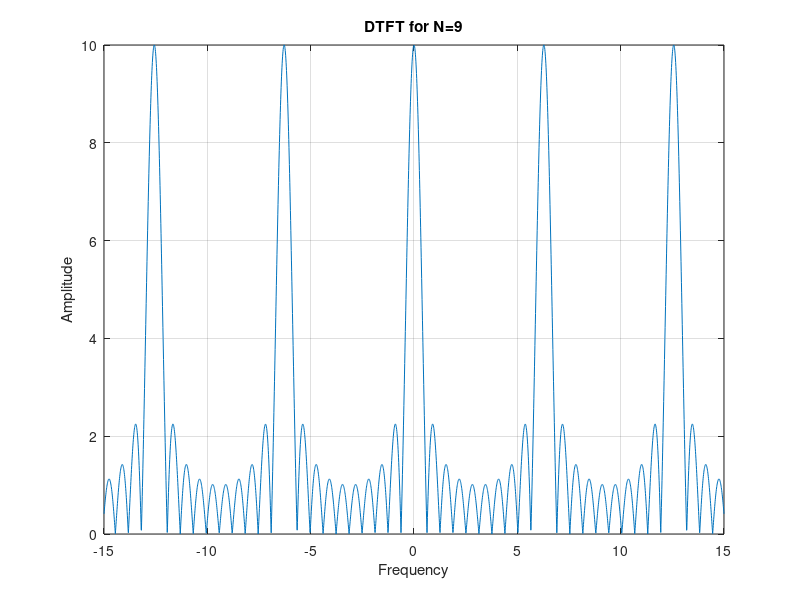
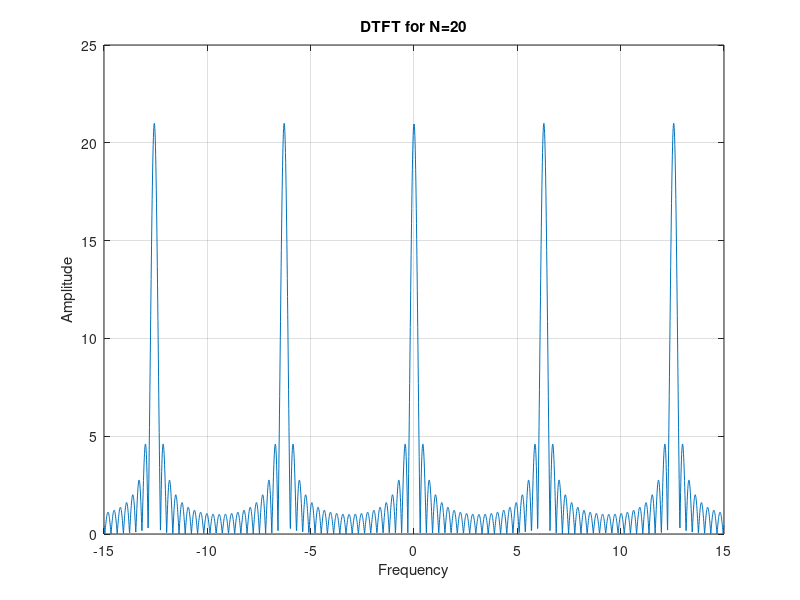

Reproduce these figures in MATLAB, in order.
N=9;
w=-15:0.01 :15;
y=abs((1-exp(-i.*w.*(N+1)))./(1-exp(-i.*w)));
y1=sqrt(((1-cos(w*(N+1))).^2+sin(w*(N+1))).^2)/((1-cos(w)).^2+sin(w).^2);
plot(w,y)
title('DTFT for N=9');
xlabel('Frequency');
ylabel('Amplitude');
grid on
%%
figure
N=20;
w=[-15:0.01 :15];
y=abs(exp(-i.*w.*N./2).*sin(w.*(N+1)./2)./sin(w./2));
y2=sin(w.*(N+1)./2)/sin(w./2);
plot(w,y)
title('DTFT for N=20');
xlabel('Frequency');
ylabel('Amplitude');
grid on